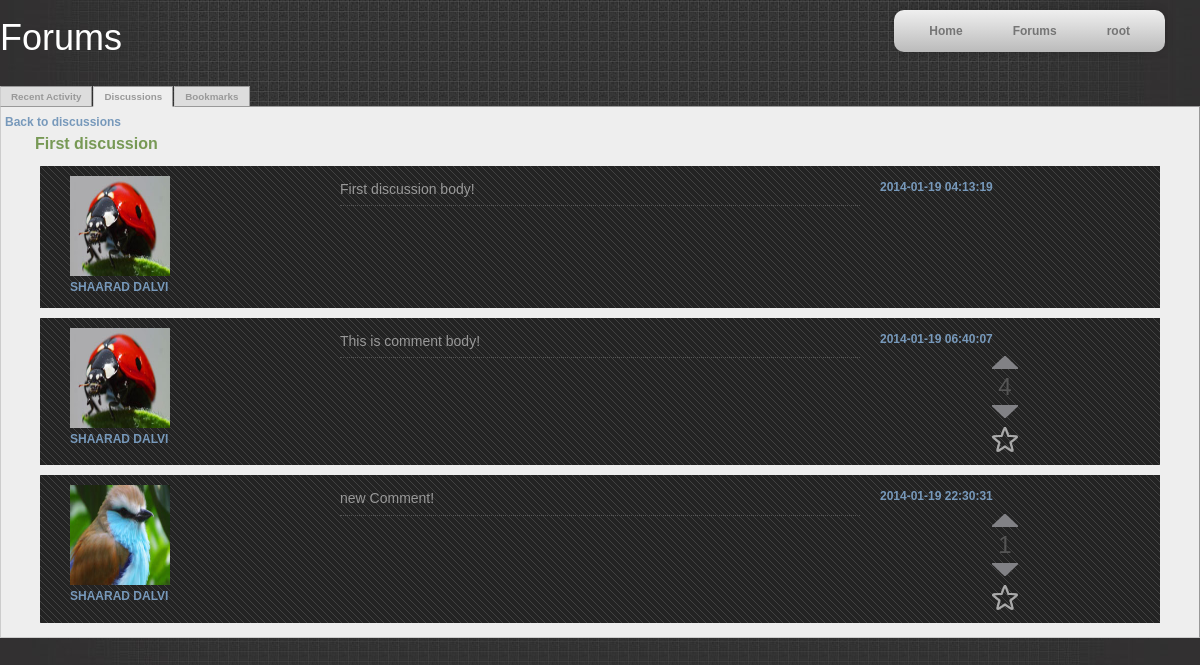
/forum_new.php?discussionid=2 (signed in), run on the app's committed database.
### tables this page shows
CREATE TABLE IF NOT EXISTS `discussion` (
  `discussion_id` int(11) NOT NULL AUTO_INCREMENT,
  `type` int(11) NOT NULL,
  `category_id` int(11) NOT NULL,
  `insert_uid` int(11) unsigned NOT NULL,
  `last_comment_id` int(11) NOT NULL,
  `name` varchar(100) NOT NULL,
  `disc_body` text NOT NULL,
  `count_comments` int(11) NOT NULL,
  `date_inserted_d` timestamp NOT NULL DEFAULT CURRENT_TIMESTAMP,
  `date_updated_d` timestamp NOT NULL DEFAULT '0000-00-00 00:00:00',
  `rating` float NOT NULL DEFAULT '0',
  PRIMARY KEY (`discussion_id`),
  KEY `category_id` (`category_id`),
  KEY `last_comment_id` (`last_comment_id`),
  KEY `insert_uid` (`insert_uid`)
);

CREATE TABLE IF NOT EXISTS `user` (
  `u_id` int(11) unsigned NOT NULL AUTO_INCREMENT,
  `u_name` varchar(30) NOT NULL,
  `password` varchar(20) NOT NULL,
  `f_name` varchar(20) NOT NULL,
  `l_name` varchar(20) NOT NULL,
  `contact_no` int(10) NOT NULL,
  `dob` date NOT NULL,
  `institute` varchar(40) NOT NULL,
  `stream` varchar(20) NOT NULL,
  `role` varchar(10) NOT NULL,
  `approve_id` tinyint(1) NOT NULL DEFAULT '0',
  `photo` varchar(255) NOT NULL,
  `about` text NOT NULL,
  `show_email` tinyint(4) NOT NULL DEFAULT '0',
  `gender` tinyint(4) NOT NULL DEFAULT '0',
  `user_score` float NOT NULL DEFAULT '0',
  `count_bookmarks` int(11) NOT NULL DEFAULT '0',
  `count_comments` int(11) NOT NULL DEFAULT '0',
  `count_discussions` int(11) NOT NULL DEFAULT '0',
  PRIMARY KEY (`u_id`)
);

CREATE TABLE IF NOT EXISTS `comment` (
  `comment_id` int(11) NOT NULL AUTO_INCREMENT,
  `discussion_id` int(11) NOT NULL,
  `insert_uid` int(11) unsigned NOT NULL,
  `date_inserted_c` timestamp NOT NULL DEFAULT CURRENT_TIMESTAMP,
  `delete_uid` int(11) unsigned DEFAULT NULL,
  `date_deleted_c` timestamp NOT NULL DEFAULT '0000-00-00 00:00:00',
  `update_uid` int(11) unsigned DEFAULT NULL,
  `date_updated_c` timestamp NOT NULL DEFAULT '0000-00-00 00:00:00',
  `comment_body` text NOT NULL,
  `flag` tinyint(4) NOT NULL DEFAULT '0',
  `comment_score` float NOT NULL DEFAULT '0',
  PRIMARY KEY (`comment_id`),
  KEY `insert_uid` (`insert_uid`),
  KEY `delete_uid` (`delete_uid`),
  KEY `update_uid` (`update_uid`),
  KEY `discussion_id` (`discussion_id`)
);

### forum_new.php (the view, shortened to what this page needs)
<?php require_once('Connections/conn.php'); ?>
<?php
if (!function_exists("GetSQLValueString")) {
function GetSQLValueString($theValue, $theType, $theDefinedValue = "", $theNotDefinedValue = "")
{
  $theValue = function_exists("mysql_real_escape_string") ? mysql_real_escape_string($theValue) : mysql_escape_string($theValue);
  switch ($theType) {
    case "long":
    case "int":
      $theValue = ($theValue != "") ? intval($theValue) : "NULL";
      break;
  }
  return $theValue;
}
}
?>
<!DOCTYPE html PUBLIC "-//W3C//DTD XHTML 1.0 Transitional//EN" "http://www.w3.org/TR/xhtml1/DTD/xhtml1-transitional.dtd">
<html xmlns="http://www.w3.org/1999/xhtml">
<head>
<link href="SpryAssets/SpryTabbedPanels.css" rel="stylesheet" type="text/css" />
<link rel="stylesheet" type="text/css" media="screen" href="css/templatemo_style.css" />
<link rel="stylesheet" type="text/css" media="screen" href="css/forum_new.css?1234" />
<link rel="stylesheet" type="text/css" media="screen" href="css/nav_bar.css" />
<link href="lib/jquery.upvote.css" rel="stylesheet" type="text/css">
</head>
<body >
<nav id="headerbar">
	<ul id="headerbar">
		<li id="headerbar"><a href="userhome.php">Home</a></li>
		<li id="headerbar"><a href="forum_new.php">Forums</a></li>
		<li id="headerbar"><a href="#"><?php echo $_SESSION['MM_Username'];?></a>
		</li>
	</ul>
</nav>
<br/>
<div>
<h1> Forums</h1>
<div id="TabbedPanels1" class="TabbedPanels">
  <ul class="TabbedPanelsTabGroup">
    <li class="TabbedPanelsTab" tabindex="0">Recent Activity</li>
    <li class="TabbedPanelsTab" tabindex="0">Discussions</li>
    <li class="TabbedPanelsTab" tabindex="0">Bookmarks</li>
  </ul>
  <div class="TabbedPanelsContentGroup">
    <div class="TabbedPanelsContent">
        <div class="forum-wrapper">
	    	<div class="forum-content-wrapper">
			    <div class="forum-content">
                <?php if (isset($_GET['discussionid'])) { ?>
                    <a href="forum_new.php?showTab=discussions"> Back to discussions </a><br />
                    <?php
					$query_disc = sprintf("SELECT * FROM `discussion` JOIN `user` ON insert_uid=u_id WHERE discussion_id =%s",GetSQLValueString($_GET['discussionid'], "int"));
					$disc = mysql_query($query_disc, $conn) or die(mysql_error());
					$row_disc = mysql_fetch_assoc($disc);
					?>
                    <disc-title><?php echo $row_disc['name'];?> </disc-title>
					 <div class="middle">
						<div class="container">
							<main class="content">
				                <dd><?php echo $row_disc['disc_body'];?></dd>
							</main>
						</div>
						<aside class="left-sidebar">
                        <img src="<?php echo $row_disc['photo'];?>" width="100" height="100" alt="Profile picture"/><br />
							<dt><?php echo $row_disc['f_name']." ".$row_disc['l_name'];?></dt>
						</aside>
						<aside class="right-sidebar">
							<dt><?php echo $row_disc['date_inserted_d'];?></dt>
						</aside>
					</div>
					<?php
					$query_comments = sprintf("SELECT * FROM `discussion` JOIN `comment` ON discussion.discussion_id = comment.discussion_id JOIN `user` ON comment.insert_uid = user.u_id LEFT OUTER JOIN `user_comment` ON comment.comment_id = user_comment.user_comment_id AND user_comment.user_id=%s WHERE discussion.discussion_id =%s ORDER BY date_inserted_c",GetSQLValueString($_SESSION['MM_UserID'], "int"),GetSQLValueString($_GET['discussionid'], "int"));
					$comments = mysql_query($query_comments, $conn) or die(mysql_error());
					$row_comments = mysql_fetch_assoc($comments);
					$totalRows_comments = mysql_num_rows($comments);
					?>
                    <?php if($totalRows_comments>0) {?>
	                    <?php do { ?>
                    <div class="middle">
						<div class="container">
							<main class="content">
				                <dt><dd><?php echo $row_comments['comment_body'];?></dd></dt>
							</main>
						</div>
						<aside class="left-sidebar">
                        	<img src="<?php echo $row_comments['photo'];?>" width="100" height="100" alt="Profile picture"/><br />
							<dt><?php echo $row_comments['f_name']." ".$row_comments['l_name'];?></dt>
						</aside>
						<aside class="right-sidebar">
							<dt><?php echo $row_comments['date_inserted_c'];?></dt>
                            <br />
                            <div id="comment<?php echo $row_comments['comment_id']; ?>" class="upvote">
							    <a class="upvote"></a>
							    <span class="count">0</span>
							    <a class="downvote"></a>
							    <a class="star"></a>
						    </div>
						</aside>
					</div>
                    	<?php }while ($row_comments = mysql_fetch_assoc($comments)) ;?>
                   	<?php } ?>
                <?php }?>
			    </div>
		    </div>
	    </div>
    </div>
  </div>
</div>
</div>
</body>
</html>

### SpryAssets/SpryTabbedPanels.css (style rules this page uses)
.TabbedPanels { overflow: hidden; margin: 0px; padding: 0px; clear: none; width: 100%; }
.TabbedPanelsTabGroup { margin: 0px; padding: 0px; }
.TabbedPanelsTab { position: relative; top: 1px; float: left; padding: 4px 10px; margin: 0px 1px 0px 0px; font: bold 0.7em sans-serif; background-color: #DDD; list-style: none; border-left: solid 1px #CCC; border-bottom: solid 1px #999; border-top: solid 1px #999; border-right: solid 1px #999; -moz-user-select: none; -khtml-user-select: none; cursor: pointer; font-size: 0.7em; }
.TabbedPanelsTabSelected { background-color: #EEE; border-bottom: 1px solid #EEE; }
.TabbedPanelsContentGroup { clear: both; border-left: solid 1px #CCC; border-bottom: solid 1px #CCC; border-top: solid 1px #999; border-right: solid 1px #999; background-color: #EEE; }
.TabbedPanelsContent { overflow: hidden; padding: 4px; }

### css/templatemo_style.css (style rules this page uses)
body { margin: 0; padding: 0; color: #000000; font-size: 14px; line-height: 1.6em; font-family: "Lucida Sans Unicode", "Lucida Grande", sans-serif; background-color: #313030; background-image: url(../images/templatemo_body.jpg); background-position: center top; background-repeat: no-repeat }
a, a:link, a:visited { color : #7799bb; text-decoration: none; font-size: 12px; font-weight: bold; }
ul, li { padding:0; margin:0; list-style:none; }
h1, h2, h3, h4, h5, h6 { color: #fff; font-weight: normal; }
h1 { font-size: 36px; margin: 0 0 30px; padding: 5px 0 }
img { margin: 0; padding: 0; border: none }

### css/forum_new.css (style rules this page uses)
disc-title { font-weight:bold; padding: 0px 30px; color: #779955; font-size: 16px; }
ul, ol, dl, blockquote, pre { color: #999999; margin: 10px 35px; line-height: 1.6em; background: #404040 url(../images/navigation_hover.gif) top left repeat; }
dt { margin: 0; color: #7799bb; font-size: 12px; font-weight: bold; padding: 10px 0 2px; text-transform: uppercase; display: inline; }
dd { color : #999999;margin: 0; padding: 2px 0 5px; margin-bottom: 5px; border-bottom: 1px dotted #555555; }
aside,main { margin: 0; padding: 0; border: 0; font-size: 100%; font: inherit; vertical-align: baseline; display:block; }
.middle { position: relative; background: #404040 url(../images/navigation_hover.gif) top left repeat; margin: 10px 35px; padding: 10px 30px; line-height: 1.6em; }
.middle:after { display: table; clear: both; content: ''; }
.container { width: 100%; float: left; overflow: hidden; }
.content { padding: 0 270px 0 270px; }
.left-sidebar { float: left; width: 250px; margin-left: -100%; position: relative; }
.right-sidebar { float: left; width: 250px; margin-left: -250px; position: relative; }

### css/nav_bar.css (style rules this page uses)
nav#headerbar ul { float:right; background: #efefef; background: linear-gradient(top, #efefef 0%, #bbbbbb 100%); background: -moz-linear-gradient(top, #efefef 0%, #bbbbbb 100%); background: -webkit-linear-gradient(top, #efefef 0%,#bbbbbb 100%); box-shadow: 0px 0px 9px rgba(0,0,0,0.15); padding: 0 10px; border-radius: 10px; list-style: none; position: relative; display: inline-table; }
nav#headerbar ul:after { content: ""; clear: both; display: block; }
nav#headerbar ul li { float: left; }
nav#headerbar ul li a { display: block; padding: 10px 25px; color: #757575; text-decoration: none; }

### data on the page
discussion: name "First discussion", disc_body "First discussion body!", insert_uid.photo (picture), insert_uid.f_name "SHAARAD", insert_uid.l_name "DALVI", date_inserted_d "2014-01-19 04:13:19"
comment: comment_body "This is comment body!", insert_uid.photo (picture), insert_uid.f_name "SHAARAD", insert_uid.l_name "DALVI", date_inserted_c "2014-01-19 06:40:07"
comment: comment_body "new Comment!", insert_uid.photo (picture), insert_uid.f_name "SHAARAD", insert_uid.l_name "DALVI", date_inserted_c "2014-01-19 22:30:31"

### other printed values
$_SESSION['MM_Username'] "root"
